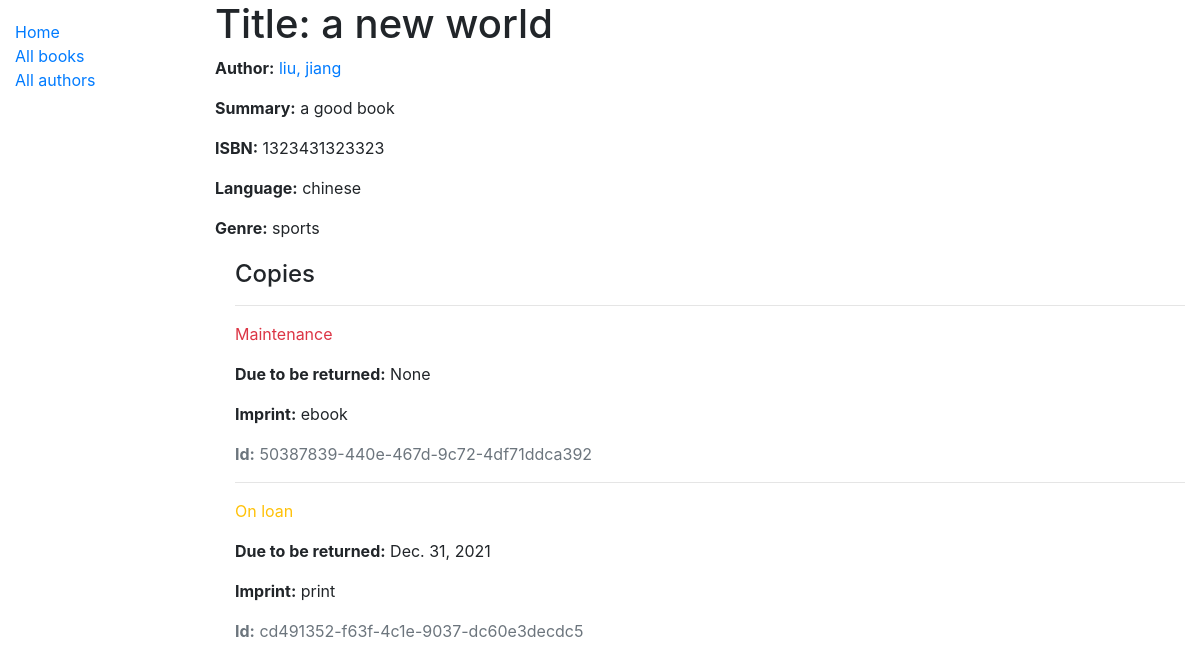
/catalog/book/1, run on the app's committed database.
### catalog/models.py (models this page shows, shortened)
class Book(models.Model):
    title = models.CharField(max_length=200)
    author = models.ForeignKey('Author', on_delete=models.SET_NULL, null=True)
    summary = models.TextField(max_length=1000, help_text="Enter a brief description of the book")
    isbn = models.CharField('ISBN', max_length=13,
                            help_text='13 Character <a href="https://www.isbn-international.org/content/what-isbn">ISBN number</a>')
    genre = models.ManyToManyField(Genre, help_text="Select a genre for this book")
    language = models.ForeignKey('Language', on_delete=models.SET_NULL, null=True)
    def display_genre(self):
        """
        Creates a string for the Genre. This is required to display genre in Admin.
        """
        return ', '.join([ genre.name for genre in self.genre.all()[:3] ])
    display_genre.short_description = 'Genre'

class Author(models.Model):
    first_name = models.CharField(max_length=100)
    last_name = models.CharField(max_length=100)
    date_of_birth = models.DateField(null=True, blank=True)
    date_of_death = models.DateField('Died', null=True, blank=True)
    def get_absolute_url(self):
        return reverse('author-detail', args=[str(self.id)])
    def __str__(self):
        return '%s, %s' % (self.last_name, self.first_name)
    class Meta:
        ordering = ['last_name']

class Language(models.Model):
    name = models.CharField(max_length=200,
                            help_text="Enter the book's natural language (e.g. English, French, Japanese etc.)")
    def __str__(self):
        return self.name

class Genre(models.Model):
    name = models.CharField(max_length=200, help_text="Enter a book genre (e.g. Science Fiction, French Poetry etc.)")
    def __str__(self):
        return self.name

class BookInstance(models.Model):
    id = models.UUIDField(primary_key=True, default=uuid.uuid4,
                          help_text="Unique ID for this particular book across whole library")
    book = models.ForeignKey('Book', on_delete=models.SET_NULL, null=True)
    imprint = models.CharField(max_length=200)
    due_back = models.DateField(null=True, blank=True)
    LOAN_STATUS = (
        ('m', 'Maintenance'),
        ('o', 'On loan'),
        ('a', 'Available'),
        ('r', 'Reserved'),
    )
    status = models.CharField(max_length=1, choices=LOAN_STATUS, blank=True, default='m', help_text='Book availability')
    class Meta:
        ordering = ["due_back"]

### catalog/views.py (the view)
# urls.py: path('book/<int:pk>', views.BookDetailView.as_view(), name='book-detail'),
class BookDetailView(generic.DetailView):
    model = Book

### catalog/templates/catalog/book_detail.html
{% extends "base_generic.html" %}
{% block content %}
  <h1>Title: {{ book.title }}</h1>
  <p><strong>Author:</strong> <a href="{{book.author.get_absolute_url}}">{{ book.author }}</a></p>
  <p><strong>Summary:</strong> {{ book.summary }}</p>
  <p><strong>ISBN:</strong> {{ book.isbn }}</p>
  <p><strong>Language:</strong> {{ book.language }}</p>
  <p><strong>Genre:</strong> {{ book.genre.all|join:", " }}</p>
  <div style="margin-left:20px;margin-top:20px">
    <h4>Copies</h4>
    {% for copy in book.bookinstance_set.all %}
      <hr>
      <p class="{% if copy.status == 'a' %}text-success{% elif copy.status == 'm' %}text-danger{% else %}text-warning{% endif %}">
        {{ copy.get_status_display }}
      </p>
      {% if copy.status != 'a' %}
        <p><strong>Due to be returned:</strong> {{ copy.due_back }}</p>
      {% endif %}
      <p><strong>Imprint:</strong> {{ copy.imprint }}</p>
      <p class="text-muted"><strong>Id:</strong> {{ copy.id }}</p>
    {% endfor %}
  </div>
{% endblock %}

### catalog/templates/base_generic.html (shortened to what this page needs)
<!DOCTYPE html>
<html lang="en">
<head>
  <link rel="stylesheet" href="https://cdn.jsdelivr.net/npm/bootstrap@4.5.3/dist/css/bootstrap.min.css">
  {% load static %}
  <link rel="stylesheet" href="{% static 'css/styles.css' %}">
</head>
<body>
  <div class="container-fluid">
    <div class="row">
      <div class="col-sm-2">
      {% block sidebar %}
        <ul class="sidebar-nav">
          <li><a href="{% url 'index' %}">Home</a></li>
          <li><a href="{% url 'books' %}">All books</a></li>
          <li><a href="{% url 'authors' %}">All authors</a></li>
        </ul>
     {% endblock %}
      </div>
      <div class="col-sm-10 ">{% block content %}{% endblock %}
  </div>
    </div>
  </div>
</body>
</html>

### catalog/static/css/styles.css (style rules this page uses)
.sidebar-nav { margin-top: 20px; padding: 0; list-style: none; }

### data on the page
Book: title "a new world", author "liu, jiang", summary "a good book", isbn "1323431323323", language "chinese", genre.all "sports"
BookInstance: status "Maintenance", due_back "None", imprint "ebook", id "50387839-440e-467d-9c72-4df71ddca392"
BookInstance: status "On loan", due_back "Dec. 31, 2021", imprint "print", id "cd491352-f63f-4c1e-9037-dc60e3decdc5"
